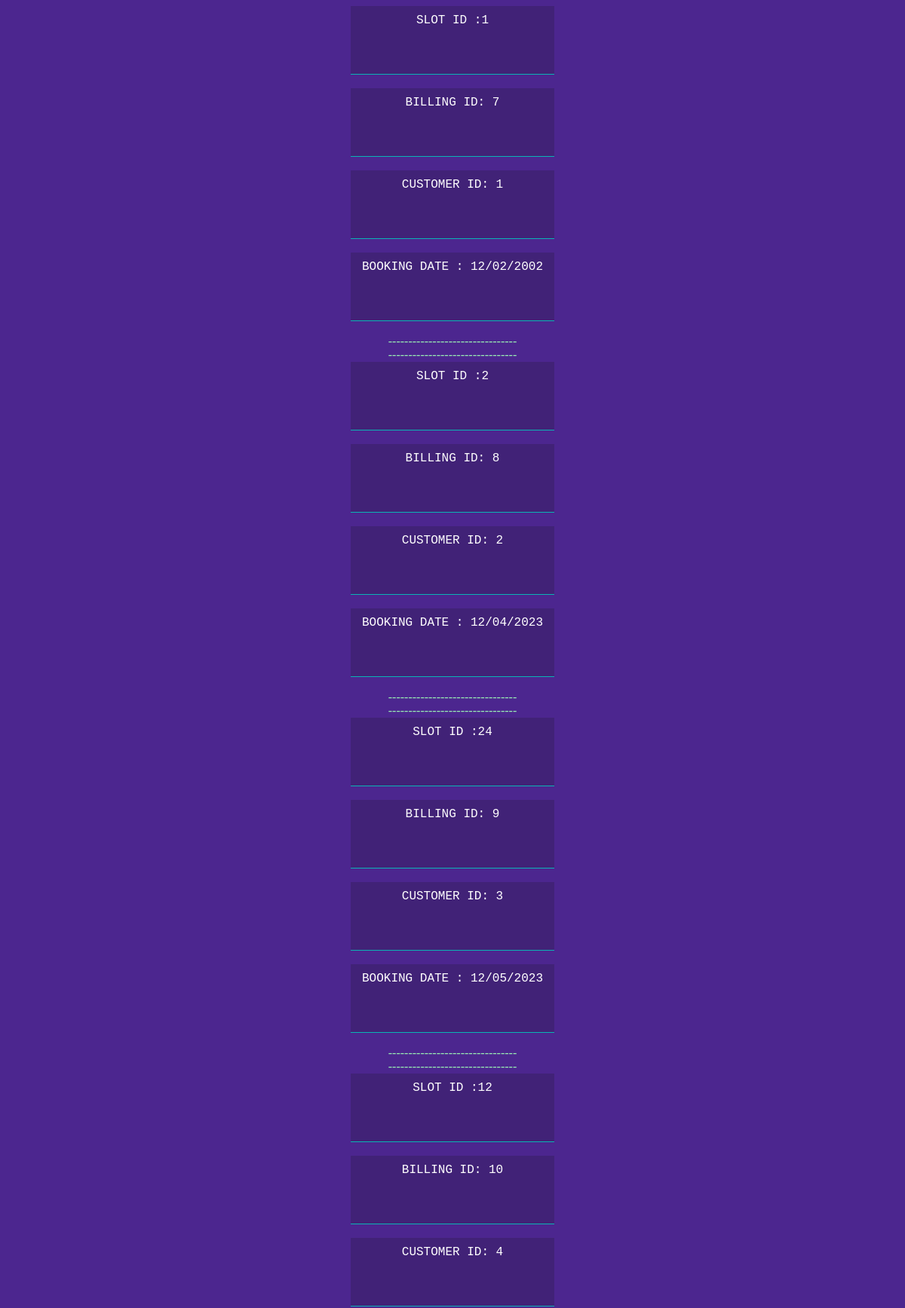
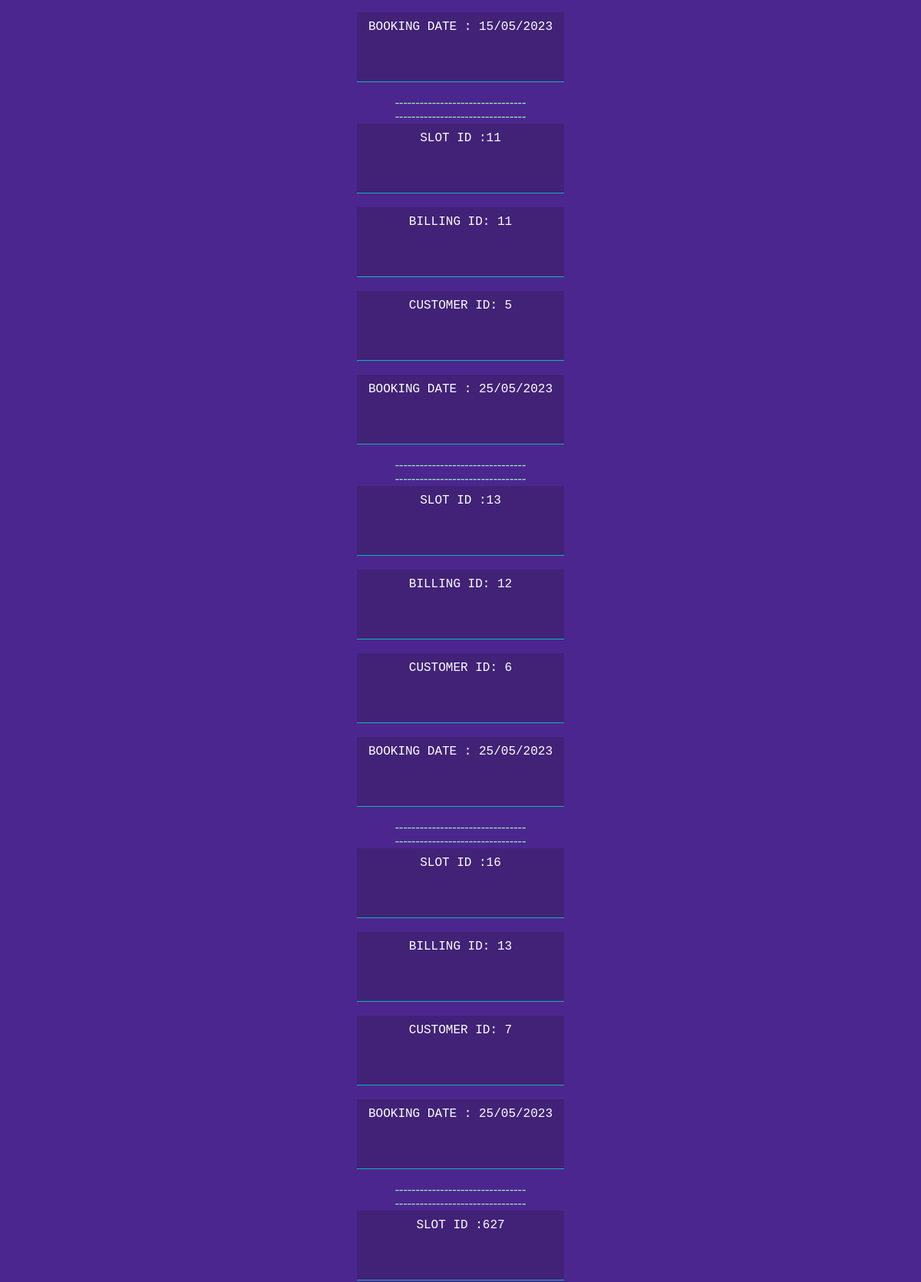
The app's page /adminpage.php (upper part) with its own data (2 pictures, top to bottom).
### tables this page shows
CREATE TABLE `invoice` (
  `billing_id` int(11) NOT NULL,
  `slot_id` int(11) NOT NULL,
  `c_id` int(11) NOT NULL,
  `price` int(11) NOT NULL DEFAULT 2000,
  `booking_date` varchar(10) NOT NULL
);

### adminpage.php (the view, shortened to what this page needs)
<?php
   $conn = new mysqli('localhost','root','','turf');
   $sql = 'SELECT * FROM invoice';
   $retval = mysqli_query( $conn,$sql );
   while($row = mysqli_fetch_array($retval)) {
      echo "<div class=\"inputfields\">SLOT ID :{$row['slot_id']} </div><br> ".
         "<div class=\"inputfields\">BILLING ID: {$row['billing_id']} </div><br> ".
         "<div class=\"inputfields\">CUSTOMER ID: {$row['c_id']} </div><br> ".
         "<div class=\"inputfields\">BOOKING DATE : {$row['booking_date']} </div><br> ".
         "--------------------------------<br>".
         "--------------------------------<br>";
   }
?>

### adminpage.php (style rules this page uses)
.inputFields { margin: auto; display:block; font-size: 16px; font-family: "Dank Mono", ui-monospace, monospace; padding: 10px; width: 250px; height: 70px; border: 1px solid rgba(10, 180, 180, 1); border-top: none; border-left: none; border-right: none; background: rgba(20, 20, 20, .2); color: white; }

### records on screen
invoice: slot "1", billing_id "7", c "1", booking_date "12/02/2002"
invoice: slot "2", billing_id "8", c "2", booking_date "12/04/2023"
invoice: slot "24", billing_id "9", c "3", booking_date "12/05/2023"
invoice: slot "12", billing_id "10", c "4", booking_date "15/05/2023"
invoice: slot "11", billing_id "11", c "5", booking_date "25/05/2023"
invoice: slot "13", billing_id "12", c "6", booking_date "25/05/2023"
invoice: slot "16", billing_id "13", c "7", booking_date "25/05/2023"
invoice: slot "627"
